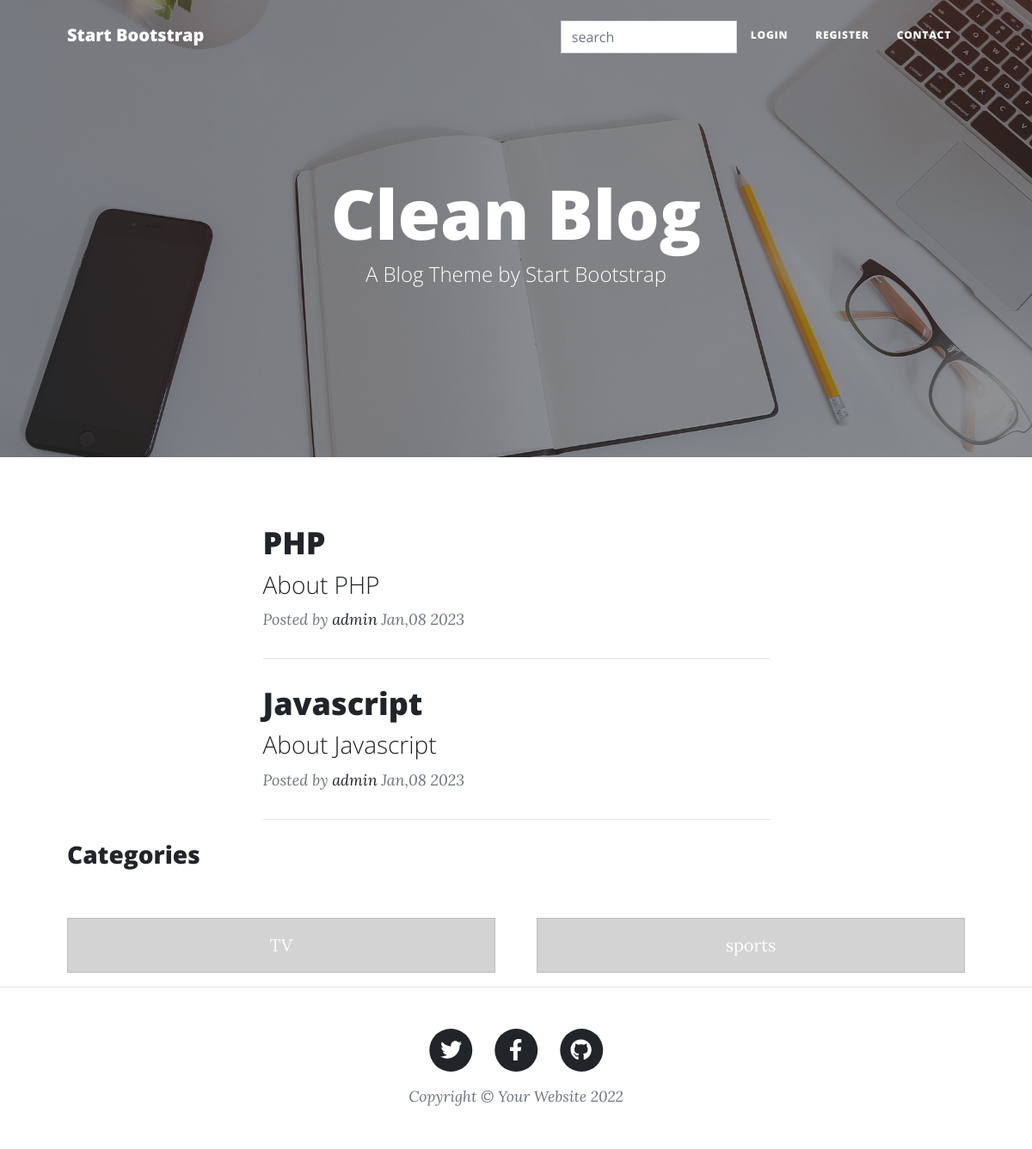
The page / on the database its author committed.
### tables this page shows
CREATE TABLE `posts` (
  `id` int(3) NOT NULL,
  `title` varchar(200) NOT NULL,
  `subtitle` varchar(200) NOT NULL,
  `body` text NOT NULL,
  `status` int(1) NOT NULL DEFAULT 1,
  `category_id` int(3) NOT NULL,
  `img` varchar(200) NOT NULL,
  `user_id` varchar(3) NOT NULL,
  `created_at` timestamp NOT NULL DEFAULT current_timestamp(),
  `username` varchar(200) NOT NULL
);

CREATE TABLE `categories` (
  `id` int(3) NOT NULL,
  `name` varchar(200) NOT NULL,
  `created_at` timestamp NOT NULL DEFAULT current_timestamp()
);

### index.php (the view, shortened to what this page needs)
<?php
    require "includes/header.php";
    require "config/config.php";
?>
<?php
    $posts = $conn->query("SELECT * FROM posts WHERE status =1 LIMIT 5");
    $posts->execute();
    $rows = $posts->fetchAll(PDO::FETCH_OBJ);
    $categories = $conn->query("SELECT * FROM categories");
    $categories->execute();
    $category = $categories->fetchAll(PDO::FETCH_OBJ);
?>
            <div class="row gx-4 gx-lg-5 justify-content-center">
                <div class="col-md-10 col-lg-8 col-xl-7">
                    <?php
                    foreach($rows as $row):
                    ?>
                    <div class="post-preview">
                        <a href="<?php echo ROOT ?>/posts/post.php?post_id=<?php echo $row->id; ?>">
                            <h2 class="post-title"><?php echo $row->title; ?></h2>
                            <h3 class="post-subtitle"><?php echo $row->subtitle; ?></h3>
                        </a>
                        <p class="post-meta">
                            Posted by
                            <a href="#!"><?php echo $row->username; ?></a>
                            <?php echo date('M',strtotime($row->created_at)).",".date('d',strtotime($row->created_at))." ".date('Y',strtotime($row->created_at)) ?>
                        </p>
                    </div>
                    <hr class="my-4" />
                    <?php endforeach;  ?>
                </div>
            </div>
    <div class="row gx-4 gx-lg-5 justify-content-center">
        <h3 class="mb-5">Categories</h3>
        <br><br><br>
        <?php
        foreach($category as $cat):
        ?>
        <div class="col-md-6">
            <a href="<?php echo ROOT ?>/categories/category.php?cat_id=<?php echo $cat->id; ?>">
            <div class="alert alert-dark b-dark text-center text-white" role="alert">
                <?php echo $cat->name;  ?>
            </div>
            </a>
        </div>
        <?php endforeach; ?>
    </div>
            <?php
        require "includes/footer.php";
?>

### includes/navbar.php (shortened to what this page needs)
<!DOCTYPE html>
<html lang="en">
<head>
    <link href="<?php echo ROOT ?>/css/styles.css" rel="stylesheet" />
</head>
<body>
<nav class="navbar navbar-expand-lg navbar-light" id="mainNav">
    <div class="container px-4 px-lg-5">
        <a class="navbar-brand" href="<?php echo ROOT ?>/index.php">Start Bootstrap</a>
        <div class="collapse navbar-collapse" id="navbarResponsive">
            <ul class="navbar-nav ms-auto py-4 py-lg-0">
                <div class="ml-4 input-group ps-5">
                    <div id="navbar-search-autocomplete" class="w-100 mr-4">
                        <form method="POST" action="<?php echo ROOT ?>/search.php" class="mr-4">
                            <input name="search" type="search" id="form1" class="form-control mt-3" placeholder="search" />
                        </form>
                    </div>
                </div>
                <?php
                if(isset($_SESSION['username'])):
                    ?>
                    <li class="nav-item"><a class="nav-link px-lg-3 py-3 py-lg-4" href="<?php echo ROOT?>/index.php">Home</a></li>
                    <li class="nav-item"><a class="nav-link px-lg-3 py-3 py-lg-4" href="<?php echo ROOT ?>/posts/create.php">create</a></li>
                    <li class="nav-item dropdown mt-3">
                        <a  class="nav-link dropdown-toggle" href="#" id="navbarDropdown" role="button" data-toggle="dropdown" aria-haspopup="true" aria-expanded="false">
                            <?php echo $_SESSION['username']; ?>
                        </a>
                        <ul class="dropdown-menu" aria-labelledby="navbarDropdown">
                            <li><a class="dropdown-item" href="<?php echo ROOT ?>/users/profile.php?prof_id=<?php echo $_SESSION['user_id']; ?>">Profile</a></li>
                            <li><a class="dropdown-item" href="<?php echo ROOT?>/auth/logout.php">Logout</a></li>
                        </ul>
                    </li>
                <?php else: ?>
                    <li class="nav-item"><a class="nav-link px-lg-3 py-3 py-lg-4" href="<?php echo ROOT ?>/auth/login.php">login</a></li>
                    <li class="nav-item"><a class="nav-link px-lg-3 py-3 py-lg-4" href="<?php echo ROOT ?>/auth/register.php">register</a></li>
                <?php endif; ?>
                <li class="nav-item"><a class="nav-link px-lg-3 py-3 py-lg-4" href="<?php echo ROOT ?>/contact.php">Contact</a></li>
            </ul>
        </div>
    </div>
</nav>

### includes/header.php
<?php  require "navbar.php"; ?>
<header class="masthead" style="background-image: url('<?php echo ROOT ?>/assets/img/home-bg.jpg')">
    <div class="container position-relative px-4 px-lg-5">
        <div class="row gx-4 gx-lg-5 justify-content-center">
            <div class="col-md-10 col-lg-8 col-xl-7">
                <div class="site-heading">
                    <h1>Clean Blog</h1>
                    <span class="subheading">A Blog Theme by Start Bootstrap</span>
                </div>
            </div>
        </div>
    </div>
</header>
<div class="container px-4 px-lg-5">

### includes/footer.php (shortened to what this page needs)
</div>
<footer class="border-top">
    <div class="container px-4 px-lg-5">
        <div class="row gx-4 gx-lg-5 justify-content-center">
            <div class="col-md-10 col-lg-8 col-xl-7">
                <ul class="list-inline text-center">
                    <li class="list-inline-item">
                        <a href="#!">
                                    <span class="fa-stack fa-lg">
                                        <i class="fas fa-circle fa-stack-2x"></i>
                                        <i class="fab fa-twitter fa-stack-1x fa-inverse"></i>
                                    </span>
                        </a>
                    </li>
                    <li class="list-inline-item">
                        <a href="#!">
                                    <span class="fa-stack fa-lg">
                                        <i class="fas fa-circle fa-stack-2x"></i>
                                        <i class="fab fa-facebook-f fa-stack-1x fa-inverse"></i>
                                    </span>
                        </a>
                    </li>
                    <li class="list-inline-item">
                        <a href="#!">
                                    <span class="fa-stack fa-lg">
                                        <i class="fas fa-circle fa-stack-2x"></i>
                                        <i class="fab fa-github fa-stack-1x fa-inverse"></i>
                                    </span>
                        </a>
                    </li>
                </ul>
                <div class="small text-center text-muted fst-italic">Copyright &copy; Your Website 2022</div>
            </div>
        </div>
    </div>
</footer>
</body>
</html>

### rows shown on the page
posts: title "PHP", subtitle "About PHP", username "admin", created_at "Jan", created_at "08", created_at "2023"
posts: title "Javascript", subtitle "About Javascript", username "admin", created_at "Jan", created_at "08", created_at "2023"
categories: name "TV"
categories: name "sports"
